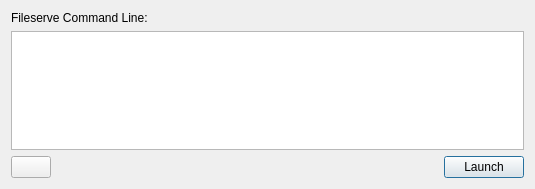
<?xml version="1.0" encoding="UTF-8"?>
<ui version="4.0">
 <class>ezQtLaunchFileserveDlg</class>
 <widget class="QDialog" name="ezQtLaunchFileserveDlg">
  <property name="geometry">
   <rect>
    <x>0</x>
    <y>0</y>
    <width>535</width>
    <height>189</height>
   </rect>
  </property>
  <property name="minimumSize">
   <size>
    <width>200</width>
    <height>0</height>
   </size>
  </property>
  <property name="maximumSize">
   <size>
    <width>16777215</width>
    <height>16777215</height>
   </size>
  </property>
  <property name="windowTitle">
   <string>Remote Connection</string>
  </property>
  <property name="windowIcon">
   <iconset resource="../QtResources/resources.qrc">
    <normaloff>:/EditorFramework/Icons/Fileserve.svg</normaloff>:/EditorFramework/Icons/Fileserve.svg</iconset>
  </property>
  <layout class="QVBoxLayout" name="verticalLayout_2">
   <item>
    <widget class="QLabel" name="LabelFileserveCmd">
     <property name="text">
      <string>Fileserve Command Line:</string>
     </property>
    </widget>
   </item>
   <item>
    <widget class="QPlainTextEdit" name="EditFileserve">
     <property name="readOnly">
      <bool>true</bool>
     </property>
    </widget>
   </item>
   <item>
    <spacer name="verticalSpacer">
     <property name="orientation">
      <enum>Qt::Vertical</enum>
     </property>
     <property name="sizeHint" stdset="0">
      <size>
       <width>20</width>
       <height>55</height>
      </size>
     </property>
    </spacer>
   </item>
   <item>
    <layout class="QHBoxLayout" name="horizontalLayout_2">
     <item>
      <widget class="QPushButton" name="HelpButton">
       <property name="toolTip">
        <string>Open documentation about Fileserve</string>
       </property>
       <property name="text">
        <string/>
       </property>
       <property name="icon">
        <iconset resource="../../../Tools/Libs/GuiFoundation/QtResources/resources.qrc">
         <normaloff>:/GuiFoundation/Icons/Help.svg</normaloff>:/GuiFoundation/Icons/Help.svg</iconset>
       </property>
       <property name="autoDefault">
        <bool>false</bool>
       </property>
      </widget>
     </item>
     <item>
      <spacer name="horizontalSpacer">
       <property name="orientation">
        <enum>Qt::Horizontal</enum>
       </property>
       <property name="sizeHint" stdset="0">
        <size>
         <width>40</width>
         <height>20</height>
        </size>
       </property>
      </spacer>
     </item>
     <item>
      <widget class="QPushButton" name="ButtonLaunch">
       <property name="text">
        <string>Launch</string>
       </property>
      </widget>
     </item>
    </layout>
   </item>
  </layout>
 </widget>
 <resources>
  <include location="../../../Tools/Libs/GuiFoundation/QtResources/resources.qrc"/>
  <include location="../QtResources/resources.qrc"/>
 </resources>
 <connections/>
</ui>
